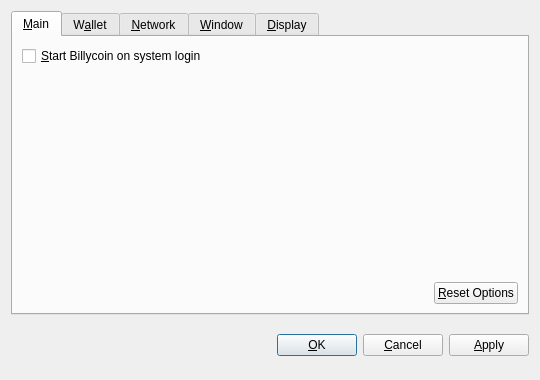
<?xml version="1.0" encoding="UTF-8"?>
<ui version="4.0">
 <class>OptionsDialog</class>
 <widget class="QDialog" name="OptionsDialog">
  <property name="geometry">
   <rect>
    <x>0</x>
    <y>0</y>
    <width>540</width>
    <height>380</height>
   </rect>
  </property>
  <property name="windowTitle">
   <string>Options</string>
  </property>
  <property name="modal">
   <bool>true</bool>
  </property>
  <layout class="QVBoxLayout" name="verticalLayout">
   <item>
    <widget class="QTabWidget" name="tabWidget">
     <property name="tabPosition">
      <enum>QTabWidget::North</enum>
     </property>
     <property name="currentIndex">
      <number>0</number>
     </property>
     <widget class="QWidget" name="tabMain">
      <attribute name="title">
       <string>&amp;Main</string>
      </attribute>
      <layout class="QVBoxLayout" name="verticalLayout_Main">
       <item>
        <widget class="QCheckBox" name="bitcoinAtStartup">
         <property name="toolTip">
          <string>Automatically start Billycoin after logging in to the system.</string>
         </property>
         <property name="text">
          <string>&amp;Start Billycoin on system login</string>
         </property>
        </widget>
       </item>
       <item>
        <spacer name="verticalSpacer_Main">
         <property name="orientation">
          <enum>Qt::Vertical</enum>
         </property>
         <property name="sizeHint" stdset="0">
          <size>
           <width>20</width>
           <height>40</height>
          </size>
         </property>
        </spacer>
       </item>
       <item>
        <layout class="QHBoxLayout" name="horizontalLayout_2_Main">
         <item>
          <spacer name="horizontalSpacer_2_Main">
           <property name="orientation">
            <enum>Qt::Horizontal</enum>
           </property>
           <property name="sizeHint" stdset="0">
            <size>
             <width>40</width>
             <height>20</height>
            </size>
           </property>
          </spacer>
         </item>
         <item>
          <widget class="QPushButton" name="resetButton">
           <property name="toolTip">
            <string>Reset all client options to default.</string>
           </property>
           <property name="text">
            <string>&amp;Reset Options</string>
           </property>
           <property name="autoDefault">
            <bool>false</bool>
           </property>
          </widget>
         </item>
        </layout>
       </item>
      </layout>
     </widget>
     <widget class="QWidget" name="tabWallet">
      <attribute name="title">
       <string>W&amp;allet</string>
      </attribute>
      <layout class="QVBoxLayout" name="verticalLayout_Network">
       <item>
        <widget class="QLabel" name="transactionFeeInfoLabel">
         <property name="text">
          <string>Optional transaction fee per kB that helps make sure your transactions are processed quickly. Most transactions are 1 kB.</string>
         </property>
         <property name="textFormat">
          <enum>Qt::PlainText</enum>
         </property>
         <property name="wordWrap">
          <bool>true</bool>
         </property>
        </widget>
       </item>
       <item>
        <layout class="QHBoxLayout" name="horizontalLayout_1_Main">
         <item>
          <widget class="QLabel" name="transactionFeeLabel">
           <property name="text">
            <string>Pay transaction &amp;fee</string>
           </property>
           <property name="textFormat">
            <enum>Qt::PlainText</enum>
           </property>
           <property name="buddy">
            <cstring>transactionFee</cstring>
           </property>
          </widget>
         </item>
         <item>
          <widget class="BitcoinAmountField" name="transactionFee"/>
         </item>
         <item>
          <spacer name="horizontalSpacer_1_Main">
           <property name="orientation">
            <enum>Qt::Horizontal</enum>
           </property>
           <property name="sizeHint" stdset="0">
            <size>
             <width>40</width>
             <height>20</height>
            </size>
           </property>
          </spacer>
         </item>
        </layout>
       </item>
       <item>
        <widget class="QLabel" name="label">
         <property name="text">
          <string>If you disable the spending of unconfirmed change, the change from a transaction cannot be used until that transaction has at least one confirmation. This also affects how your balance is computed.</string>
         </property>
         <property name="wordWrap">
          <bool>true</bool>
         </property>
        </widget>
       </item>
       <item>
        <widget class="QCheckBox" name="spendZeroConfChange">
         <property name="text">
          <string>Spend unconfirmed change  (experts only)</string>
         </property>
        </widget>
       </item>
       <item>
        <spacer name="verticalSpacer">
         <property name="orientation">
          <enum>Qt::Vertical</enum>
         </property>
         <property name="sizeHint" stdset="0">
          <size>
           <width>20</width>
           <height>40</height>
          </size>
         </property>
        </spacer>
       </item>
      </layout>
     </widget>
     <widget class="QWidget" name="tabNetwork">
      <attribute name="title">
       <string>&amp;Network</string>
      </attribute>
      <layout class="QVBoxLayout" name="verticalLayout_Network">
       <item>
        <widget class="QCheckBox" name="mapPortUpnp">
         <property name="toolTip">
          <string>Automatically open the Billycoin client port on the router. This only works when your router supports UPnP and it is enabled.</string>
         </property>
         <property name="text">
          <string>Map port using &amp;UPnP</string>
         </property>
        </widget>
       </item>
       <item>
        <widget class="QCheckBox" name="connectSocks">
         <property name="toolTip">
          <string>Connect to the Billycoin network through a SOCKS proxy (e.g. when connecting through Tor).</string>
         </property>
         <property name="text">
          <string>&amp;Connect through SOCKS proxy:</string>
         </property>
        </widget>
       </item>
       <item>
        <layout class="QHBoxLayout" name="horizontalLayout_Network">
         <item>
          <widget class="QLabel" name="proxyIpLabel">
           <property name="text">
            <string>Proxy &amp;IP:</string>
           </property>
           <property name="textFormat">
            <enum>Qt::PlainText</enum>
           </property>
           <property name="buddy">
            <cstring>proxyIp</cstring>
           </property>
          </widget>
         </item>
         <item>
          <widget class="QValidatedLineEdit" name="proxyIp">
           <property name="maximumSize">
            <size>
             <width>140</width>
             <height>16777215</height>
            </size>
           </property>
           <property name="toolTip">
            <string>IP address of the proxy (e.g. 127.0.0.1)</string>
           </property>
          </widget>
         </item>
         <item>
          <widget class="QLabel" name="proxyPortLabel">
           <property name="text">
            <string>&amp;Port:</string>
           </property>
           <property name="textFormat">
            <enum>Qt::PlainText</enum>
           </property>
           <property name="buddy">
            <cstring>proxyPort</cstring>
           </property>
          </widget>
         </item>
         <item>
          <widget class="QLineEdit" name="proxyPort">
           <property name="maximumSize">
            <size>
             <width>55</width>
             <height>16777215</height>
            </size>
           </property>
           <property name="toolTip">
            <string>Port of the proxy (e.g. 9050)</string>
           </property>
          </widget>
         </item>
         <item>
          <widget class="QLabel" name="socksVersionLabel">
           <property name="text">
            <string>SOCKS &amp;Version:</string>
           </property>
           <property name="textFormat">
            <enum>Qt::PlainText</enum>
           </property>
           <property name="buddy">
            <cstring>socksVersion</cstring>
           </property>
          </widget>
         </item>
         <item>
          <widget class="QValueComboBox" name="socksVersion">
           <property name="toolTip">
            <string>SOCKS version of the proxy (e.g. 5)</string>
           </property>
          </widget>
         </item>
         <item>
          <spacer name="horizontalSpacer_Network">
           <property name="orientation">
            <enum>Qt::Horizontal</enum>
           </property>
           <property name="sizeHint" stdset="0">
            <size>
             <width>40</width>
             <height>20</height>
            </size>
           </property>
          </spacer>
         </item>
        </layout>
       </item>
       <item>
        <spacer name="verticalSpacer_Network">
         <property name="orientation">
          <enum>Qt::Vertical</enum>
         </property>
         <property name="sizeHint" stdset="0">
          <size>
           <width>20</width>
           <height>40</height>
          </size>
         </property>
        </spacer>
       </item>
      </layout>
     </widget>
     <widget class="QWidget" name="tabWindow">
      <attribute name="title">
       <string>&amp;Window</string>
      </attribute>
      <layout class="QVBoxLayout" name="verticalLayout_Window">
       <item>
        <widget class="QCheckBox" name="minimizeToTray">
         <property name="toolTip">
          <string>Show only a tray icon after minimizing the window.</string>
         </property>
         <property name="text">
          <string>&amp;Minimize to the tray instead of the taskbar</string>
         </property>
        </widget>
       </item>
       <item>
        <widget class="QCheckBox" name="minimizeOnClose">
         <property name="toolTip">
          <string>Minimize instead of exit the application when the window is closed. When this option is enabled, the application will be closed only after selecting Quit in the menu.</string>
         </property>
         <property name="text">
          <string>M&amp;inimize on close</string>
         </property>
        </widget>
       </item>
       <item>
        <spacer name="verticalSpacer_Window">
         <property name="orientation">
          <enum>Qt::Vertical</enum>
         </property>
         <property name="sizeHint" stdset="0">
          <size>
           <width>20</width>
           <height>40</height>
          </size>
         </property>
        </spacer>
       </item>
      </layout>
     </widget>
     <widget class="QWidget" name="tabDisplay">
      <attribute name="title">
       <string>&amp;Display</string>
      </attribute>
      <layout class="QVBoxLayout" name="verticalLayout_Display">
       <item>
        <layout class="QHBoxLayout" name="horizontalLayout_1_Display">
         <item>
          <widget class="QLabel" name="langLabel">
           <property name="text">
            <string>User Interface &amp;language:</string>
           </property>
           <property name="textFormat">
            <enum>Qt::PlainText</enum>
           </property>
           <property name="buddy">
            <cstring>lang</cstring>
           </property>
          </widget>
         </item>
         <item>
          <widget class="QValueComboBox" name="lang">
           <property name="toolTip">
            <string>The user interface language can be set here. This setting will take effect after restarting Billycoin.</string>
           </property>
          </widget>
         </item>
        </layout>
       </item>
       <item>
        <layout class="QHBoxLayout" name="horizontalLayout_2_Display">
         <item>
          <widget class="QLabel" name="unitLabel">
           <property name="text">
            <string>&amp;Unit to show amounts in:</string>
           </property>
           <property name="textFormat">
            <enum>Qt::PlainText</enum>
           </property>
           <property name="buddy">
            <cstring>unit</cstring>
           </property>
          </widget>
         </item>
         <item>
          <widget class="QValueComboBox" name="unit">
           <property name="toolTip">
            <string>Choose the default subdivision unit to show in the interface and when sending coins.</string>
           </property>
          </widget>
         </item>
        </layout>
       </item>
       <item>
        <widget class="QCheckBox" name="displayAddresses">
         <property name="toolTip">
          <string>Whether to show Billycoin addresses in the transaction list or not.</string>
         </property>
         <property name="text">
          <string>&amp;Display addresses in transaction list</string>
         </property>
        </widget>
       </item>
       <item>
        <widget class="QCheckBox" name="coinControlFeatures">
         <property name="toolTip">
          <string>Whether to show coin control features or not.</string>
         </property>
         <property name="text">
          <string>Display coin &amp;control features (experts only!)</string>
         </property>
        </widget>
       </item>
       <item>
        <spacer name="verticalSpacer_Display">
         <property name="orientation">
          <enum>Qt::Vertical</enum>
         </property>
         <property name="sizeHint" stdset="0">
          <size>
           <width>20</width>
           <height>40</height>
          </size>
         </property>
        </spacer>
       </item>
      </layout>
     </widget>
    </widget>
   </item>
   <item>
    <layout class="QHBoxLayout" name="horizontalLayout_Buttons">
     <item>
      <spacer name="horizontalSpacer_1">
       <property name="orientation">
        <enum>Qt::Horizontal</enum>
       </property>
       <property name="sizeHint" stdset="0">
        <size>
         <width>40</width>
         <height>48</height>
        </size>
       </property>
      </spacer>
     </item>
     <item>
      <widget class="QLabel" name="statusLabel">
       <property name="font">
        <font>
         <weight>75</weight>
         <bold>true</bold>
        </font>
       </property>
       <property name="text">
        <string/>
       </property>
       <property name="textFormat">
        <enum>Qt::PlainText</enum>
       </property>
       <property name="wordWrap">
        <bool>true</bool>
       </property>
      </widget>
     </item>
     <item>
      <spacer name="horizontalSpacer_2">
       <property name="orientation">
        <enum>Qt::Horizontal</enum>
       </property>
       <property name="sizeHint" stdset="0">
        <size>
         <width>40</width>
         <height>48</height>
        </size>
       </property>
      </spacer>
     </item>
     <item>
      <widget class="QPushButton" name="okButton">
       <property name="text">
        <string>&amp;OK</string>
       </property>
      </widget>
     </item>
     <item>
      <widget class="QPushButton" name="cancelButton">
       <property name="text">
        <string>&amp;Cancel</string>
       </property>
       <property name="autoDefault">
        <bool>false</bool>
       </property>
      </widget>
     </item>
     <item>
      <widget class="QPushButton" name="applyButton">
       <property name="text">
        <string>&amp;Apply</string>
       </property>
       <property name="autoDefault">
        <bool>false</bool>
       </property>
      </widget>
     </item>
    </layout>
   </item>
  </layout>
 </widget>
 <customwidgets>
  <customwidget>
   <class>BitcoinAmountField</class>
   <extends>QSpinBox</extends>
   <header>bitcoinamountfield.h</header>
  </customwidget>
  <customwidget>
   <class>QValueComboBox</class>
   <extends>QComboBox</extends>
   <header>qvaluecombobox.h</header>
  </customwidget>
  <customwidget>
   <class>QValidatedLineEdit</class>
   <extends>QLineEdit</extends>
   <header>qvalidatedlineedit.h</header>
  </customwidget>
 </customwidgets>
 <resources/>
 <connections/>
</ui>
